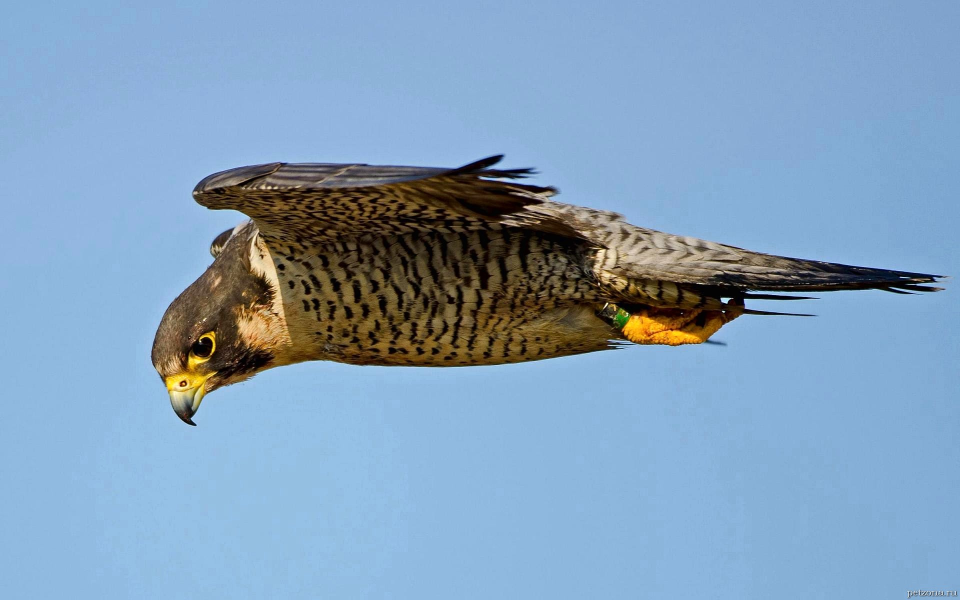
#> input picture bird.jpg, 1920 x 1200 px (shown at 1/2 size)
$ python imgtoexl.py
#> lines starting #> are read from the running program, lines starting #| are printed output that depends on the picture
from pandas import DataFrame
from PIL import Image

# grad = ['▓','▒','░','']
while not 'img' in locals():
    try: img = Image.open(input('Enter file here:'))
#> the answer given: bird.jpg
#> img is the input picture: PIL image 1920x1200 RGB; mean R, G, B 130.6, 160, 187.7
    except: print("File doesn't exist")

ys = 400

# grada = 1

k = ys/img.size[0]
#> k = 0.208

data = {}

img = img.resize((int(img.size[0]//3*k), ys), Image.LANCZOS)
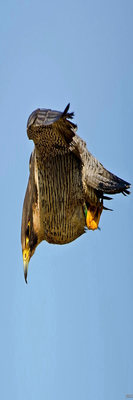
#> img: PIL image 133x400 RGB; mean R, G, B 130.6, 160, 187.7

for x in range(img.size[0]):

    mass = []

    for y in range(ys):
        p = img.getpixel((x,y))
        # if grada:
        mass.append((6-(p[0]+p[1]+p[2])//120)*'O')
        # else:
        #     g = (p[0]+p[1]+p[2])//(255*4//len(grad))
        #     # print(g)
        #     mass.append(grad[g]*3)

    data.update({x:mass})
#> after the loop, data = 133 items

print('Image loaded. Creating table..')
try:
    DataFrame(data).to_excel('./image.xlsx')
    print('Success!')
except:
    print('Error')
input()
